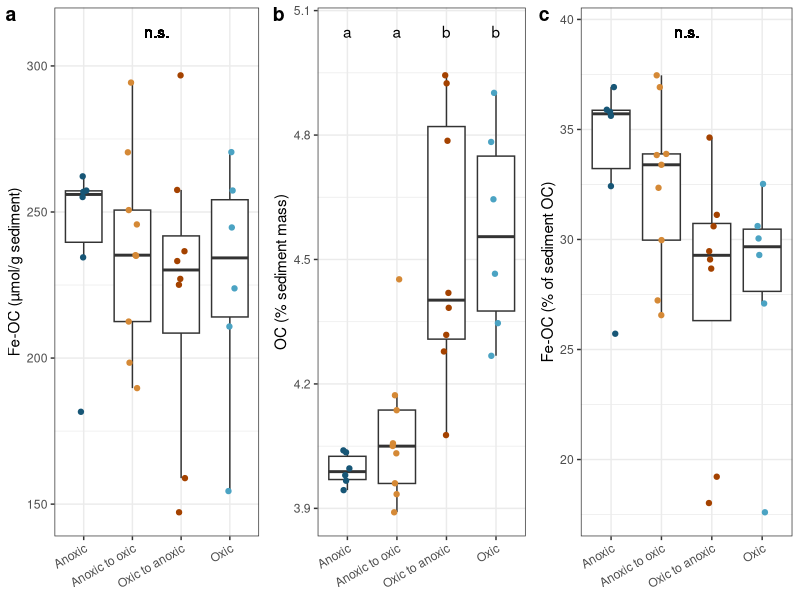
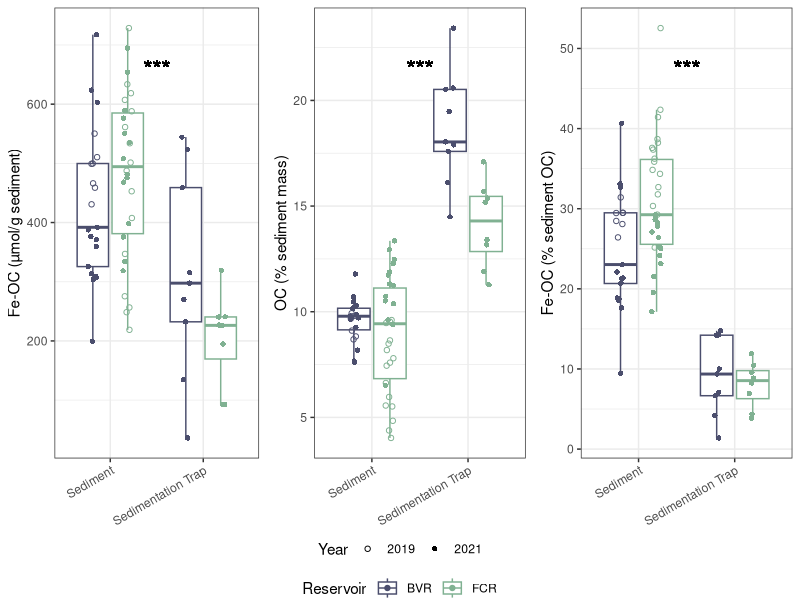
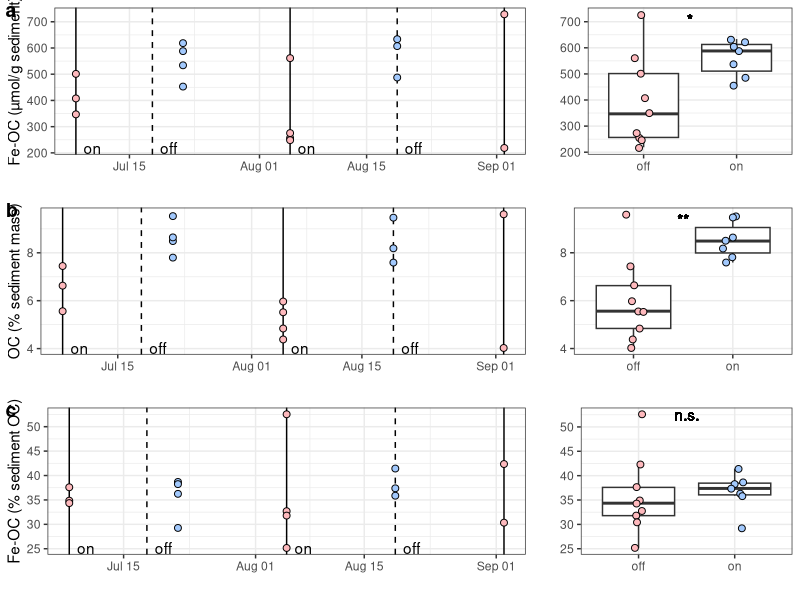
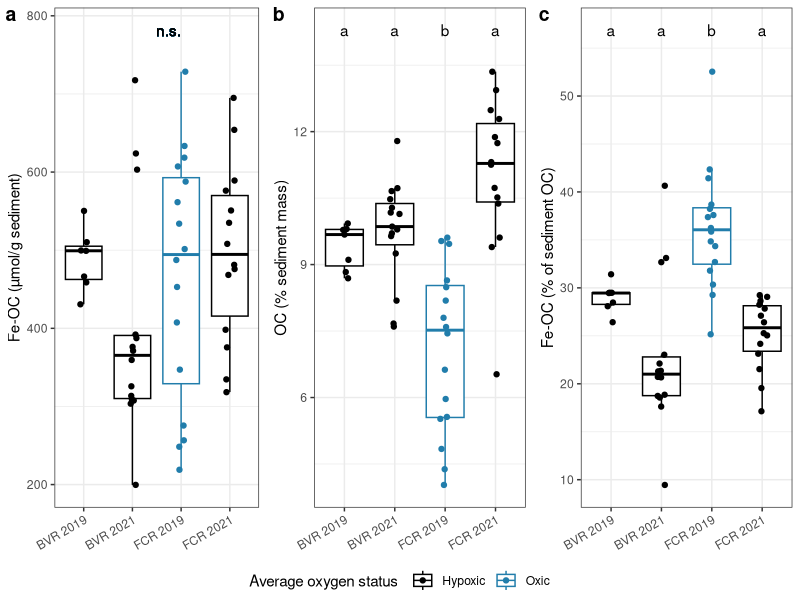

The R source for these figures, in order:
## ---- chunk 1
knitr::opts_chunk$set(echo = TRUE)
library(tidyverse)
library(readxl)
library(lubridate)
library(ggpubr)
## ---- chunk 2
#Load data
calcs_raw = read.csv("../data/processed_data/Calculations_26May22.csv", na = c("","NA"))

calcs_trimmed = calcs_raw%>%
  mutate(Date_collected=as.Date(Date_collected))%>%
  filter(is.na(Date_collected)|
           !(Date_collected == as.Date("2019-09-02")&Rep%in%c(3,4)| #spilled
               Date_collected == as.Date("2019-07-08")&Rep%in%c(3)| #spilled
               Date_collected == as.Date("2019-10-07")&Rep%in%c(2)| #spilled
               Date_collected<=as.Date("2019-07-02")| #I am omitting the first sampling day because it was in a different location, stored differently, and my notes say it should just be practice
               Date_collected == as.Date("2021-06-10")))%>% #Labeling got messed up for these samples-> had to remove from dataset)
  mutate(Extracted_sed_mg = Vial_with_sed_after_fumig_mg-Vial_mg,
         CN_mg = ifelse(CN_mg > Extracted_sed_mg&!is.na(Extracted_sed_mg), Extracted_sed_mg, CN_mg),#The mass used for CN cannot be greater than the extracted sediment mass
         Correction = (Extracted_sed_mg-Initial_sed_mg)/Extracted_sed_mg,
         Correction = ifelse(Type == "init",0,Correction),
         Corrected_CN_mg = CN_mg-(CN_mg*Correction),
         C_pct = 100*C_mg/Corrected_CN_mg)

calcs = calcs_trimmed%>%
  pivot_wider(id_cols = c(Sample_type, Experiment_treatment, Experiment_sample_date, Rep, Reservoir, Date_collected, Sed_trap), values_from = C_pct, names_from = Type, names_prefix = "C_pct_")%>%
  mutate(Fe_OC_pct = (C_pct_con - C_pct_ext) / C_pct_init *100,
         Fe_OC_per_unit_sed = 1000000*(C_pct_con-C_pct_ext)/55.85/100)%>%
  select(-C_pct_con,-C_pct_ext)
## ---- chunk 3
#Select only data from the microcosm experiment
calcs_exp = calcs%>%
  filter(Sample_type == "Microcosm",
         Experiment_sample_date>18) #Only analyzing differences between treatments at the end of the experiment

calcs_exp$Experiment_treatment<- factor(calcs_exp$Experiment_treatment, levels = c("ex","aa","ao","oa","oo"), labels = c("Day 0","Anoxic","Anoxic to oxic","Oxic to anoxic","Oxic"))


#STATS
anova_pct = aov(lm(Fe_OC_pct~Experiment_treatment, data = calcs_exp))
summary(anova_pct) #not significant

anova_sed = aov(lm(calcs_exp$Fe_OC_per_unit_sed~calcs_exp$Experiment_treatment))
summary(anova_sed) #not significant

anova_c = aov(lm(calcs_exp$C_pct_init~calcs_exp$Experiment_treatment))
summary(anova_c) #p<0.001
TukeyHSD(anova_c)

mass_lim = c(min(calcs_exp$Fe_OC_per_unit_sed, na.rm = T),max(calcs_exp$Fe_OC_per_unit_sed, na.rm = T))
c_lim = c(min(calcs_exp$C_pct_init, na.rm = T),max(calcs_exp$C_pct_init, na.rm = T))
pct_lim = c(min(calcs_exp$Fe_OC_pct, na.rm = T),max(calcs_exp$Fe_OC_pct, na.rm = T))


#PLOTS
#Below, I make three separate plots that then get combined and exported

#Fe-OC as a percentage of total sediment OC
feoc_pct = calcs_exp%>%
  ggplot(aes(x = Experiment_treatment, y = Fe_OC_pct))+
  geom_boxplot(outlier.shape = NA)+
  geom_jitter(width = 0.1, aes(color = Experiment_treatment))+ #aes(shape = as.factor(Experiment_sample_date), fill = as.factor(Experiment_sample_date))
  geom_text(aes(x = 2.5, y = pct_lim[2]+0.1*(pct_lim[2]-pct_lim[1]), label = "n.s."))+
  scale_color_manual(values = c("#175676","#D58936","#A44200","#4BA3C3")) +
  #scale_shape_manual(values = c(21,22,23))+
  #scale_fill_manual(values = c("#4B4E6D","#80B192","#0090C1"))+
  ylab("Fe-OC (% of sediment OC)")+
  xlab("Treatment")+
  #labs(shape = "Sample date",fill = "Sample date")+
  theme_bw()+
  theme(axis.text.x = element_text(angle = 30, vjust = 1, hjust = 1),
        axis.title.x = element_blank())+
  xlab("")

#OC as a percentage of sediment mass. I am adding labels for which groups are significantly different (p<0.05) on this panel but not the others because this is the only panel with significant differences between treatments.
#prep labels
Labels<- c(NA,"a","a","b","b")
Experiment_treatment<- c("Day 0","Anoxic","Anoxic to oxic","Oxic to anoxic","Oxic")
C_pct_init = c_lim[2]+0.1*(c_lim[2]-c_lim[1])
sig = data.frame(Labels, Experiment_treatment,C_pct_init)
#Make graph
oc_pct = calcs_exp%>%
  ggplot(aes(x = Experiment_treatment, y = C_pct_init))+
  geom_boxplot(outlier.shape = NA)+
  geom_jitter(width = 0.1, aes(color = Experiment_treatment))+
  scale_color_manual(values = c("#175676","#D58936","#A44200","#4BA3C3")) +
  #scale_shape_manual(values = c(21,22,23))+
  #scale_fill_manual(values = c("#4B4E6D","#80B192","#0090C1"))+
  geom_text(data = sig%>%filter(Experiment_treatment != "Day 0"), aes(label = Labels))+
  ylab("OC (% sediment mass)")+
  #labs(shape = "Sample date",fill = "Sample date")+
  theme_bw()+
  theme(axis.text.x = element_text(angle = 30, vjust = 1, hjust = 1),
        axis.title.x = element_blank())+
  xlab("")

#Total Fe-OC per g of sediment
feoc_total = calcs_exp%>%
  ggplot(aes(x = Experiment_treatment, y = Fe_OC_per_unit_sed))+
  geom_boxplot(outlier.shape = NA)+
  geom_jitter(width = 0.1, aes(color = Experiment_treatment))+
  scale_color_manual(values = c("#175676","#D58936","#A44200","#4BA3C3")) +
  geom_text(aes(x = 2.5, y = mass_lim[2]+0.1*(mass_lim[2]-mass_lim[1]), label = "n.s."))+
  #scale_shape_manual(values = c(21,22,23))+
  #scale_fill_manual(values = c("#4B4E6D","#80B192","#0090C1"))+
  ylab("Fe-OC (µmol/g sediment)")+
  xlab("")+
  #labs(shape = "Sample date",fill = "Sample date")+
  theme_bw()+
  theme(axis.text.x = element_text(angle = 30, vjust = 1, hjust = 1),
        axis.title.x = element_blank())

#Combine and export figures
jpeg("../figures/All_sed_data_exp.jpg", width = 6, height = 3, units = "in", res = 300)
ggarrange(feoc_total, oc_pct,feoc_pct, nrow = 1, labels = "auto", common.legend = T, legend = "none")
dev.off()
## ---- chunk 4
calcs_res = calcs%>%
  filter(Sample_type=="Reservoir")

#Fe-OC summary statistics (grouped by reservoir)
calcs_res%>%
  filter(!is.na(Fe_OC_pct)&Fe_OC_pct>0,
         Sed_trap==F)%>%
  group_by(Reservoir)%>%
  summarize(min = min(Fe_OC_pct),
            max = max(Fe_OC_pct),
            mean = mean(Fe_OC_pct),
            SD = sd(Fe_OC_pct),
            n = n())

#Fe-OC summary statistics (not grouped by reservoir)
calcs_res%>%
  filter(!is.na(Fe_OC_pct)&Fe_OC_pct>0,
         Sed_trap==F)%>%
  #group_by(Reservoir)%>%
  summarize(min = min(Fe_OC_pct),
            max = max(Fe_OC_pct),
            mean = mean(Fe_OC_pct),
            SD = sd(Fe_OC_pct),
            n = n())

#Fe-OC summary statistics (sed trap)
calcs_res%>%
  filter(Sed_trap,
         !is.na(Fe_OC_pct))%>%
  summarize(min = min(Fe_OC_pct),
            max = max(Fe_OC_pct),
            mean = mean(Fe_OC_pct),
            SD = sd(Fe_OC_pct),
            n = n())
## ---- chunk 5
#STATS
calcs_res = calcs%>%
  filter(Sample_type=="Reservoir")
#Fe-OC
stats = calcs_res%>%
  filter(Fe_OC_pct>0)
t.test(stats$Fe_OC_pct[stats$Sed_trap],stats$Fe_OC_pct[stats$Sed_trap==F]) #p<0.001
t.test(stats$Fe_OC_per_unit_sed[stats$Sed_trap],stats$Fe_OC_per_unit_sed[stats$Sed_trap==F]) #p<0.001
#Sediment OC
stats = calcs_res #remake the stats dataset without filtering such that Fe_OC_pct is >0
t.test(stats$C_pct_init[stats$Sed_trap],stats$C_pct_init[stats$Sed_trap==F]) #p<0.001
stats = calcs_res%>%
  filter(Fe_OC_pct>0)
mass_lim = c(min(stats$Fe_OC_per_unit_sed, na.rm = T),max(stats$Fe_OC_per_unit_sed, na.rm = T))
c_lim = c(min(stats$C_pct_init, na.rm = T),max(stats$C_pct_init, na.rm = T))
pct_lim = c(min(stats$Fe_OC_pct, na.rm = T),max(stats$Fe_OC_pct, na.rm = T))

#PLOTS
#Below, I make three separate plots that then get combined and exported
pct = calcs_res%>%
  filter(Fe_OC_pct>0,
         !is.na(Reservoir))%>%
  mutate(year = as.factor(year(Date_collected)),
         Reservoir = ifelse(Reservoir == "f","FCR","BVR"))%>%
  ggplot(aes(x = Sed_trap, y = Fe_OC_pct))+
  geom_boxplot(outlier.shape = NA, aes(color = Reservoir))+
  geom_jitter(position=position_jitterdodge(dodge.width=0.75, jitter.width = 0.2),aes(group=Reservoir, color = Reservoir, shape = year))+
  ylab("Fe-OC (% sediment OC)")+
  geom_text(aes(x = 1.5, y = pct_lim[2]-1/10*(pct_lim[2]-pct_lim[1]), label = "***"), size = 6, vjust = 0.5)+
  scale_x_discrete(labels=c("TRUE" = "Sedimentation Trap", "FALSE" = "Sediment"))+
  scale_shape_manual(values = c(1,16))+
  theme_bw()+
  theme(legend.position = "bottom",
        legend.box = "vertical",
        legend.margin = margin(t = 0, r = 0, b = 0, l = 0, unit = "pt"),
        axis.title.x = element_blank(),
        axis.text.x = element_text(angle = 30, vjust = 1, hjust = 1))+
  labs(shape = "Year")+
  scale_color_manual(values = c("#4B4E6D","#80B192"))

c = calcs_res%>%
  mutate(year = as.factor(year(Date_collected)),
         Reservoir = ifelse(Reservoir == "f","FCR","BVR"))%>%
  ggplot(aes(x = Sed_trap, y = C_pct_init))+
  geom_boxplot(outlier.shape = NA, aes(color = Reservoir))+
  geom_jitter(position=position_jitterdodge(dodge.width=0.75, jitter.width = 0.2),aes(group=Reservoir, color = Reservoir, shape = year))+
  geom_text(aes(x = 1.5, y = c_lim[2]-1/10*(c_lim[2]-c_lim[1]), label = "***"), size = 6, vjust = 0.5)+
  ylab("OC (% sediment mass)")+
  xlab("")+
  scale_x_discrete(labels=c("TRUE" = "Sedimentation Trap", "FALSE" = "Sediment"))+
  scale_shape_manual(values = c(1,16))+
  theme_bw()+
  theme(legend.position = "bottom",
        legend.box = "vertical",
        legend.margin = margin(t = 0, r = 0, b = 0, l = 0, unit = "pt"),
        axis.title.x = element_blank(),
        axis.text.x = element_text(angle = 30, vjust = 1, hjust = 1))+
  labs(shape = "Year")+
  scale_color_manual(values = c("#4B4E6D","#80B192"))

tot = calcs_res%>%
  mutate(year = as.factor(year(Date_collected)),
         Reservoir = ifelse(Reservoir == "f","FCR","BVR"))%>%
  filter(Fe_OC_per_unit_sed>0)%>%
  ggplot(aes(x = Sed_trap, y = Fe_OC_per_unit_sed))+
  geom_boxplot(outlier.shape = NA, aes(color = Reservoir))+
  geom_jitter(position=position_jitterdodge(dodge.width=0.75, jitter.width = 0.2),aes(group=Reservoir, color = Reservoir, shape = year))+
  ylab("Fe-OC (µmol/g sediment)")+
  xlab("")+
  geom_text(aes(x = 1.5, y = mass_lim[2]-1/10*(mass_lim[2]-mass_lim[1]), label = "***"), size = 6, vjust = 0.5)+
  scale_x_discrete(labels=c("TRUE" = "Sedimentation Trap", "FALSE" = "Sediment"))+
  scale_shape_manual(values = c(1,16))+
  theme_bw()+
  theme(legend.position = "bottom",
        legend.box = "vertical",
        legend.margin = margin(t = 0, r = 0, b = 0, l = 0, unit = "pt"),
        axis.title.x = element_blank(),
        axis.text.x = element_text(angle = 30, vjust = 1, hjust = 1))+
  labs(shape = "Year")+
  scale_color_manual(values = c("#4B4E6D","#80B192"))

jpeg("../figures/Sed_to_sed_trap_comparison_comb.jpg", width = 6, height = 4, units = "in", res = 300)
ggarrange(tot,c, pct, nrow = 1, ncol = 3, common.legend = T, legend = "bottom")
dev.off()
## ---- chunk 6
#Oxygenation intervals
on <- as.Date(c("2019-07-08", "2019-08-05","2019-09-02"))
off <- as.Date(c("2019-07-18", "2019-08-19",NA))
on_off = data.frame(on,off,Reservoir="FCR")%>%
  mutate(Year = year(on))
#Set global point size
point_size = 2


#STATS
stats = calcs_res%>%
  filter(Reservoir == "f", #Only analyzing 2019 data
         year(Date_collected)==2019)%>%
  #filter(Date_collected!= as.Date("2019-09-02"))%>%
  mutate(on_off = ifelse(Date_collected%in%as.Date(c("2019-07-08","2019-08-05","2019-09-02")), "off","on"))

t.test(stats$C_pct_init~stats$on_off)
t.test(stats$Fe_OC_per_unit_sed~stats$on_off)
t.test(stats$Fe_OC_pct~stats$on_off)


#PLOTS
#Below, I make six separate plots that then get combined and exported

#Calculate axis limits
mass_lim = c(min(stats$Fe_OC_per_unit_sed, na.rm = T),max(stats$Fe_OC_per_unit_sed, na.rm = T))
c_lim = c(min(stats$C_pct_init, na.rm = T),max(stats$C_pct_init, na.rm = T))
pct_lim = c(min(stats$Fe_OC_pct, na.rm = T),max(stats$Fe_OC_pct, na.rm = T))

#Carbon graph
c_pct = calcs_res%>%
  mutate(Year = year(Date_collected),
         on_off = ifelse(Date_collected%in%as.Date(c("2019-07-08","2019-08-05","2019-09-02")), "off","on"))%>%
  filter(Year == 2019, Reservoir == "f",
         !Sed_trap,
         #Date_collected<as.Date("2019-09-01")
         )%>%
  ggplot(aes(y = C_pct_init))+
  ylab("OC (% sediment mass)")+
  xlab("")+
  theme_bw()+
  #geom_rect(aes(xmin = on, xmax = off, ymin = c_lim[1], ymax = c_lim[2]), fill = "#A2C9FD",data= on_off)+
  geom_vline(aes(xintercept = on), data= on_off)+
  geom_vline(aes(xintercept = off),lty=2, data = on_off)+
  geom_text(aes(x = off+1, y = c_lim[1], label = "off", hjust = 0),data = on_off)+
  geom_text(aes(x = on+1, y = c_lim[1], label = "on", hjust = 0),data = on_off[1:2,])+
  geom_point(size = point_size, shape = 21, aes(fill = on_off,x = Date_collected))+
  scale_fill_manual(values = c("#FEB9BD","#A2C9FD"))+
  theme(legend.position = "none")

#Fe-OC mass graph
feoc_total = calcs_res%>%
  mutate(Year = year(Date_collected),
         on_off = ifelse(Date_collected%in%as.Date(c("2019-07-08","2019-08-05","2019-09-02")), "off","on"))%>%
  filter(Year == 2019, Reservoir == "f",
         !Sed_trap,
         #Date_collected<as.Date("2019-09-01")
         )%>%
  ggplot(aes(x = Date_collected,y = Fe_OC_per_unit_sed))+
  ylab("Fe-OC (µmol/g sediment)")+
  xlab("")+
  theme_bw()+
  geom_vline(aes(xintercept = on), data= on_off)+
  geom_vline(aes(xintercept = off),lty=2, data = on_off)+
  geom_text(aes(x = off+1, y = mass_lim[1], label = "off", hjust = 0),data = on_off)+
  geom_text(aes(x = on[-3]+1, y = mass_lim[1], label = "on", hjust = 0),data = on_off[1:2,])+
  geom_point(size = point_size, shape = 21, aes(fill = on_off))+
  scale_fill_manual(values = c("#FEB9BD","#A2C9FD"))+
  theme(legend.position = "none")

#Fe-OC (percent of sediment OC) graph
feoc_pct = calcs_res%>%
  mutate(Year = year(Date_collected),
         on_off = ifelse(Date_collected%in%as.Date(c("2019-07-08","2019-08-05","2019-09-02")), "off","on"))%>%
  filter(Year == 2019, Reservoir == "f",
         !Sed_trap,
         #Date_collected<as.Date("2019-09-01")
         )%>%
  ggplot(aes(x = Date_collected,y = Fe_OC_pct))+
  ylab("Fe-OC (% sediment OC)")+
  xlab("")+
  theme_bw()+
  geom_vline(aes(xintercept = on), data= on_off)+
  geom_vline(aes(xintercept = off),lty=2, data = on_off)+
  geom_text(aes(x = off+1, y = pct_lim[1], label = "off", hjust = 0),data = on_off)+
  geom_text(aes(x = on[-3]+1, y = pct_lim[1], label = "on", hjust = 0),data = on_off[1:2,])+
  geom_point(size = point_size, shape = 21, aes(fill = on_off))+
  scale_fill_manual(values = c("#FEB9BD","#A2C9FD"))+
  theme(legend.position = "none")

#Summary figures to add
# Carbon
test_c = stats%>%
  ggplot(aes(x = on_off, y= C_pct_init))+
  geom_boxplot(outlier.shape = NA)+
  geom_jitter(width = 0.1, shape = 21, aes(fill = as.factor(on_off)), size = point_size)+
  scale_fill_manual(values = c("#FEB9BD","#A2C9FD"))+
  ylab("OC (% sediment mass)")+
  geom_text(aes(x = 1.5, y = c_lim[2], label = "**"), vjust = 1)+
  xlab("")+
  ylab("")+
  theme_bw()+
  theme(legend.position = "none")

#Fe-OC (percent)
test_pct = stats%>%
  ggplot(aes(x = on_off, y= Fe_OC_pct))+
  geom_boxplot(outlier.shape = NA)+
  geom_jitter(width = 0.1, shape = 21, aes(fill = as.factor(on_off)), size = point_size)+
  scale_fill_manual(values = c("#FEB9BD","#A2C9FD"))+
  ylab("Fe-OC (% sediment OC)")+
  geom_text(aes(x = 1.5, y = pct_lim[2], label = "n.s."), vjust = 0.5)+
  xlab("")+
  ylab("")+
  theme_bw()+
  theme(legend.position = "none")

#Fe-OC (mass)
test_tot = stats%>%
  ggplot(aes(x = on_off, y= Fe_OC_per_unit_sed))+
  geom_boxplot(outlier.shape = NA)+
  geom_jitter(width = 0.1, shape = 21, aes(fill = as.factor(on_off)), size = point_size)+
  scale_fill_manual(values = c("#FEB9BD","#A2C9FD"))+
  ylab("Fe-OC (µmol/g sediment)")+
  geom_text(aes(x = 1.5, y = mass_lim[2], label = "*"), vjust = 1)+
  xlab("")+
  ylab("")+
  theme_bw()+
  theme(legend.position = "none")

#Export all panels as one figure
jpeg("../figures/All_sed_data_2019.jpg", width = 6, height = 7.5, units = "in", res = 300)
ggarrange(feoc_total,test_tot,
          c_pct,test_c,
          feoc_pct, test_pct, nrow = 3, ncol = 2, widths = c(1,0.5),
          labels = c("a",NA,"b",NA,"c",NA),
          label.y = 1.02)
dev.off()

calcs_res%>%
  filter(Date_collected==as.Date("2019-08-05"))
## ---- chunk 7
#STATS
stats = calcs_res%>%
  filter(!Sed_trap,
         Reservoir == "f",
         is.na(Fe_OC_pct)|Fe_OC_pct>0)

stats%>%
  mutate(Year = year(Date_collected))%>%
  group_by(Year)%>%
  summarize(sd_pct = sd(Fe_OC_pct, na.rm= T),
            sd_mass = sd(Fe_OC_per_unit_sed, na.rm = T),
            sc_c = sd(C_pct_init, na.rm = T))

stats = calcs_res%>%
  filter(!Sed_trap,
         Reservoir == "b",
         is.na(Fe_OC_pct)|Fe_OC_pct>0)

stats%>%
  mutate(Year = year(Date_collected))%>%
  group_by(Year)%>%
  summarize(sd_pct = sd(Fe_OC_pct, na.rm= T),
            sd_mass = sd(Fe_OC_per_unit_sed, na.rm = T),
            sc_c = sd(C_pct_init, na.rm = T))

#PLOTS
plot_lims = calcs_res%>%
  filter(is.na(Fe_OC_pct)|Fe_OC_pct>0,
         Sed_trap==F)
mass_lim = c(min(plot_lims$Fe_OC_per_unit_sed, na.rm = T),max(plot_lims$Fe_OC_per_unit_sed, na.rm = T))
pct_lim = c(min(plot_lims$Fe_OC_pct, na.rm = T),max(plot_lims$Fe_OC_pct, na.rm = T))
c_lim = c(min(plot_lims$C_pct_init, na.rm = T),max(plot_lims$C_pct_init, na.rm = T))

# FeOC (% of sediment OC) stats for graph
to_plot = calcs_res%>%
  filter(!is.na(Fe_OC_pct),
         Fe_OC_pct>0,
         Sed_trap==F)%>%
  mutate(year = as.factor(year(Date_collected)),
         res_year = factor(paste(year,Reservoir), levels = c("2019 b", "2021 b","2019 f", "2021 f"), labels = c("BVR 2019","BVR 2021","FCR 2019","FCR 2021")))

summary(aov(lm(to_plot$Fe_OC_pct~to_plot$res_year)))
TukeyHSD(aov(lm(to_plot$Fe_OC_pct~to_plot$res_year)))

labs = data.frame(res_year = c("BVR 2019","BVR 2021","FCR 2019","FCR 2021"),
                  label = c("a","a","b","a")) #based on anova results above
#Make graph
feoc_pct = calcs_res%>%
  filter(!is.na(Fe_OC_pct),
         Fe_OC_pct>0,
         Sed_trap==F)%>%
  mutate(year = as.factor(year(Date_collected)),
         res_year = factor(paste(year,Reservoir), levels = c("2019 b", "2021 b","2019 f", "2021 f"), labels = c("BVR 2019","BVR 2021","FCR 2019","FCR 2021")),
         color = ifelse(res_year=="FCR 2019","blue","black"))%>%
  ggplot(aes(x = res_year, y = Fe_OC_pct))+
  geom_text(aes(y = pct_lim[2]+1/10*(pct_lim[2]-pct_lim[1]), x = res_year, label = label), data = labs)+
  scale_color_manual(values = c("#000000","#217DAB"))+
  geom_boxplot(outlier.shape = NA, aes(color = color))+
  ylab("Fe-OC (% of sediment OC)")+
  xlab("")+
  geom_jitter(width = 0.1,aes(color = color))+
  theme_bw()+
  theme(legend.position = "none",
        axis.text.x = element_text(angle = 30, vjust = 1, hjust = 1),
        axis.title.x = element_blank())

# OC stats for graph
to_plot = calcs_res%>%
  filter(!is.na(C_pct_init),
         Sed_trap==F)%>%
  mutate(year = as.factor(year(Date_collected)),
         res_year = factor(paste(year,Reservoir), levels = c("2019 b", "2021 b","2019 f", "2021 f"), labels = c("BVR 2019","BVR 2021","FCR 2019","FCR 2021")))

summary(aov(lm(to_plot$C_pct_init~to_plot$res_year)))
TukeyHSD(aov(lm(to_plot$C_pct_init~to_plot$res_year)))
labs = data.frame(res_year = c("BVR 2019","BVR 2021","FCR 2019","FCR 2021"),
                  label = c("a","a","b","a")) #based on anova results above
#Make graph
c_pct = calcs_res%>%
  filter(!is.na(C_pct_init),
         Sed_trap==F)%>%
  mutate(year = as.factor(year(Date_collected)),
         res_year = factor(paste(year,Reservoir), levels = c("2019 b", "2021 b","2019 f", "2021 f"), labels = c("BVR 2019","BVR 2021","FCR 2019","FCR 2021")),
         color = ifelse(res_year=="FCR 2019","blue","black"))%>%
  ggplot(aes(x = res_year, y = C_pct_init))+
  geom_text(aes(y = c_lim[2]+1/10*(c_lim[2]-c_lim[1]), x = res_year, label = label), data = labs)+
  scale_color_manual(values = c("#000000","#217DAB"))+
  geom_boxplot(outlier.shape = NA, aes(color = color))+
  ylab("OC (% sediment mass)")+
  xlab("")+
  geom_jitter(width = 0.1,aes(color = color))+
  theme_bw()+
  theme(legend.position = "none",
        axis.text.x = element_text(angle = 30, vjust = 1, hjust = 1),
        axis.title.x = element_blank())

# FeOC (mass) stats for graph
to_plot = calcs_res%>%
  filter(!is.na(Fe_OC_per_unit_sed),
         Fe_OC_pct>0,
         Sed_trap==F)%>%
  mutate(year = as.factor(year(Date_collected)),
         res_year = factor(paste(year,Reservoir), levels = c("2019 b", "2021 b","2019 f", "2021 f"), labels = c("BVR 2019","BVR 2021","FCR 2019","FCR 2021")))
summary(aov(lm(to_plot$Fe_OC_per_unit_sed~to_plot$res_year)))
# Make graph
feoc_sed = calcs_res%>%
  filter(!is.na(Fe_OC_per_unit_sed),
         Fe_OC_pct>0,
         Sed_trap==F)%>%
  mutate(year = as.factor(year(Date_collected)),
         res_year = factor(paste(year,Reservoir), levels = c("2019 b", "2021 b","2019 f", "2021 f"), labels = c("BVR 2019","BVR 2021","FCR 2019","FCR 2021")),
         color = ifelse(res_year=="FCR 2019","blue","black"))%>%
  ggplot(aes(x = res_year, y = Fe_OC_per_unit_sed, color = color))+
  geom_text(aes(y = mass_lim[2]+1/10*(mass_lim[2]-mass_lim[1]), x = "FCR 2019", label = "n.s."), hjust = 1)+ #Based on stats above
  scale_color_manual(values = c("#000000","#217DAB"), labels = c("Hypoxic","Oxic"))+
  geom_boxplot(outlier.shape = NA)+
  ylab("Fe-OC (µmol/g sediment)")+
  xlab("")+
  geom_jitter(width=0.1,aes(group=year))+
  theme_bw()+
  labs(color = "Average oxygen status")+
  theme(legend.position = "bottom",
        axis.text.x = element_text(angle = 30, vjust = 1, hjust = 1),
        axis.title.x = element_blank())

#Combine figures
jpeg("../figures/All_sed_data_res_12May22.jpg", width =6, height =3.5, units = "in", res = 300)
ggarrange(feoc_sed,c_pct,feoc_pct, nrow = 1, common.legend = T, legend = "bottom", labels = "auto")
dev.off()
